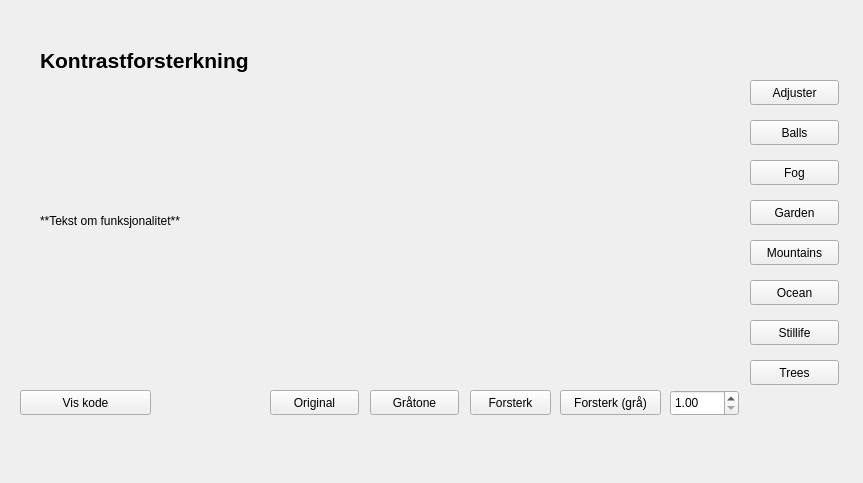
<?xml version="1.0" encoding="UTF-8"?>
<ui version="4.0">
 <class>Form</class>
 <widget class="QWidget" name="Form">
  <property name="geometry">
   <rect>
    <x>0</x>
    <y>0</y>
    <width>863</width>
    <height>483</height>
   </rect>
  </property>
  <property name="windowTitle">
   <string>Form</string>
  </property>
  <widget class="QPushButton" name="glattingOrigGray">
   <property name="geometry">
    <rect>
     <x>370</x>
     <y>390</y>
     <width>89</width>
     <height>25</height>
    </rect>
   </property>
   <property name="text">
    <string>Gråtone</string>
   </property>
  </widget>
  <widget class="QPushButton" name="garden">
   <property name="geometry">
    <rect>
     <x>750</x>
     <y>200</y>
     <width>89</width>
     <height>25</height>
    </rect>
   </property>
   <property name="text">
    <string>Garden</string>
   </property>
  </widget>
  <widget class="QPushButton" name="ocean">
   <property name="geometry">
    <rect>
     <x>750</x>
     <y>280</y>
     <width>89</width>
     <height>25</height>
    </rect>
   </property>
   <property name="text">
    <string>Ocean</string>
   </property>
  </widget>
  <widget class="QPushButton" name="stillife">
   <property name="geometry">
    <rect>
     <x>750</x>
     <y>320</y>
     <width>89</width>
     <height>25</height>
    </rect>
   </property>
   <property name="text">
    <string>Stillife</string>
   </property>
  </widget>
  <widget class="QPushButton" name="glattetColour">
   <property name="geometry">
    <rect>
     <x>470</x>
     <y>390</y>
     <width>81</width>
     <height>25</height>
    </rect>
   </property>
   <property name="text">
    <string>Forsterk</string>
   </property>
  </widget>
  <widget class="QDoubleSpinBox" name="konstant">
   <property name="geometry">
    <rect>
     <x>670</x>
     <y>390</y>
     <width>69</width>
     <height>26</height>
    </rect>
   </property>
   <property name="toolTipDuration">
    <number>-1</number>
   </property>
   <property name="decimals">
    <number>2</number>
   </property>
   <property name="minimum">
    <double>1.000000000000000</double>
   </property>
   <property name="maximum">
    <double>4.000000000000000</double>
   </property>
   <property name="singleStep">
    <double>0.250000000000000</double>
   </property>
  </widget>
  <widget class="QPushButton" name="glattingOriginal">
   <property name="geometry">
    <rect>
     <x>270</x>
     <y>390</y>
     <width>89</width>
     <height>25</height>
    </rect>
   </property>
   <property name="text">
    <string>Original</string>
   </property>
  </widget>
  <widget class="QLabel" name="glattingOverskrift">
   <property name="geometry">
    <rect>
     <x>40</x>
     <y>30</y>
     <width>761</width>
     <height>61</height>
    </rect>
   </property>
   <property name="font">
    <font>
     <pointsize>16</pointsize>
     <weight>75</weight>
     <italic>false</italic>
     <bold>true</bold>
     <underline>false</underline>
    </font>
   </property>
   <property name="text">
    <string>Kontrastforsterkning</string>
   </property>
  </widget>
  <widget class="QPushButton" name="mountains">
   <property name="geometry">
    <rect>
     <x>750</x>
     <y>240</y>
     <width>89</width>
     <height>25</height>
    </rect>
   </property>
   <property name="text">
    <string>Mountains</string>
   </property>
  </widget>
  <widget class="QLabel" name="label_12">
   <property name="geometry">
    <rect>
     <x>40</x>
     <y>110</y>
     <width>191</width>
     <height>221</height>
    </rect>
   </property>
   <property name="text">
    <string>**Tekst om funksjonalitet**</string>
   </property>
  </widget>
  <widget class="QPushButton" name="balls">
   <property name="geometry">
    <rect>
     <x>750</x>
     <y>120</y>
     <width>89</width>
     <height>25</height>
    </rect>
   </property>
   <property name="text">
    <string>Balls</string>
   </property>
  </widget>
  <widget class="QPushButton" name="adjuster">
   <property name="geometry">
    <rect>
     <x>750</x>
     <y>80</y>
     <width>89</width>
     <height>25</height>
    </rect>
   </property>
   <property name="text">
    <string>Adjuster</string>
   </property>
  </widget>
  <widget class="QPushButton" name="glattingKode">
   <property name="geometry">
    <rect>
     <x>20</x>
     <y>390</y>
     <width>131</width>
     <height>25</height>
    </rect>
   </property>
   <property name="text">
    <string>Vis kode</string>
   </property>
  </widget>
  <widget class="QPushButton" name="fog">
   <property name="geometry">
    <rect>
     <x>750</x>
     <y>160</y>
     <width>89</width>
     <height>25</height>
    </rect>
   </property>
   <property name="text">
    <string>Fog</string>
   </property>
  </widget>
  <widget class="QPushButton" name="trees">
   <property name="geometry">
    <rect>
     <x>750</x>
     <y>360</y>
     <width>89</width>
     <height>25</height>
    </rect>
   </property>
   <property name="text">
    <string>Trees</string>
   </property>
  </widget>
  <widget class="QPushButton" name="glattetGray">
   <property name="geometry">
    <rect>
     <x>560</x>
     <y>390</y>
     <width>101</width>
     <height>25</height>
    </rect>
   </property>
   <property name="text">
    <string>Forsterk (grå)</string>
   </property>
  </widget>
  <widget class="QLabel" name="kontrastBilde">
   <property name="geometry">
    <rect>
     <x>270</x>
     <y>76</y>
     <width>471</width>
     <height>301</height>
    </rect>
   </property>
   <property name="text">
    <string/>
   </property>
   <property name="pixmap">
    <pixmap>../../../hdr-bilder/Adjuster/Adjuster_00032.png</pixmap>
   </property>
   <property name="scaledContents">
    <bool>true</bool>
   </property>
  </widget>
 </widget>
 <resources/>
 <connections/>
</ui>
